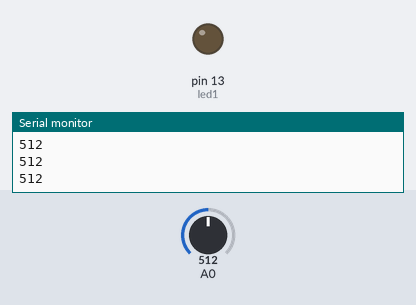
Recording of a sketch running on a simulated Arduino Uno, built with avr-gcc and run on an emulated ATmega328P. Parts: output pins drawn as LEDs (lit = HIGH), the last lines printed to the serial monitor. The inputs (shaded band) are chosen by the test bench; at power-on: A0 = 512.

Above: at 1.2 s.
1.3 s: A0 set to 786
2.8 s: A0 set to 814
At 4.0 s:
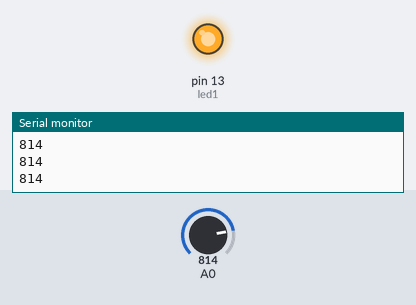
4.3 s: A0 set to 790
At 5.2 s:
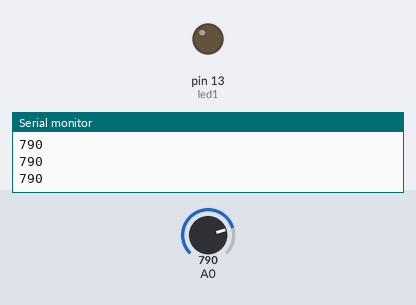
5.8 s: A0 set to 810
At 6.4 s:
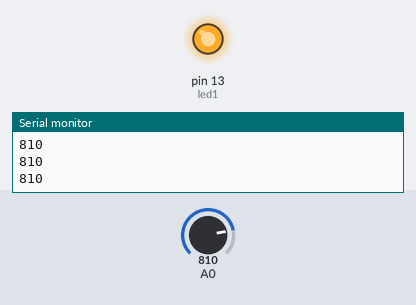
Timing chart, 0 to 8.3 s (numbered marks = the images above; inputs shaded):
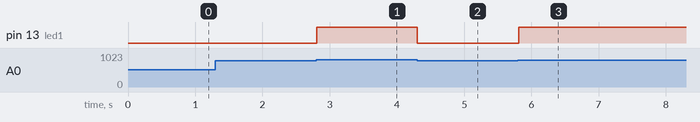

Measured:
- the behaviour switches between 799 and 800 on A0 (found by bisection; images 0 and 1)
- after the input at 2.8 s, pin 13 (led1): LOW → HIGH at once
- after the input at 4.3 s, pin 13 (led1): HIGH → LOW at once
- after the input at 5.8 s, pin 13 (led1): LOW → HIGH at once

The sketch:

Automatic_Night_Lamp.ino
```cpp
// C++ code
//
int led1 = 13;
void setup()
{
  Serial.begin(9600);
  pinMode(led1, OUTPUT);
}

void loop()
{
  int c = analogRead(A0);
  Serial.println(c);
  if(c<800)
  {
    digitalWrite(led1, LOW);
  }
  else
  {
    digitalWrite(led1, HIGH);
  }
}
```
